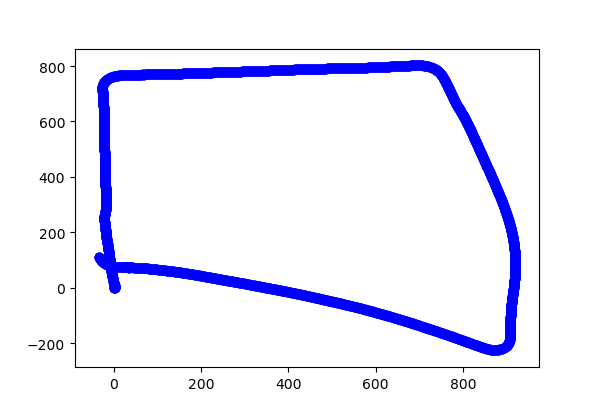
#> input picture docs/1.png, 599 x 413 px, found by its file name
$ python vo_sift.py
#> lines starting #> are read from the running program, lines starting #| are printed output that depends on the picture
import cv2
import numpy as np
import os
import json
import matplotlib.pyplot as plt
import time
from json import JSONEncoder


class NumpyArrayEncoder(JSONEncoder):
    # [152 lines left out: functions default, get_E, estimate_fundamental_matrix, Ransac, extract_features, not called in this run]

def load_poses():
    try:
        with open("./dataset/pose.txt", 'r') as pose_file:
            poses = json.load(pose_file)
    except:
        with open("./dataset/pose.txt", 'w') as pose_file:
            pose_file.write('{}')
        poses = {}

    return poses


def read_image(frame_count):
#> called with frame_count = 1
	filename = "./dataset/processedframes/" + str(frame_count)+".png"
	image = cv2.imread(filename)
#> image is the input picture: shape (413, 599, 3); mean B, G, R 252.3, 238.1, 238.1
	scale_percent = 50
	width = int(image.shape[1]*scale_percent/100)
#> width = 299
	height = int(image.shape[0]*scale_percent/100)
#> height = 206
	dim = (width,height)
#> dim = (299, 206)
	resized = cv2.resize(image,dim,interpolation = cv2.INTER_AREA)
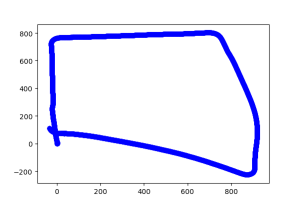
#> resized: shape (206, 299, 3); mean B, G, R 252.3, 238.1, 238.1
	return resized


def estimate_odometry():
	global K

	precalc_poses = load_poses()

	frame_count = 1
	init_point = np.array([0, 0, 0, 1])
	t = np.array([0, 0, 0]).reshape(3,1)
	R = np.eye(3)
	camera_pose = np.eye(4)
	while (frame_count < 3000):
		frame1 = read_image(frame_count)
		frame2 = read_image(frame_count + 1)
		if (frame1 is None) or (frame2 is None) or (cv2.waitKey(1) == 27):
			break
		frame_name = str(frame_count)
		pose = precalc_poses.get(frame_name)

		if pose is None:

			features1, features2 = extract_features(frame1, frame2, frame_name)

			essential_mat, _ = cv2.findEssentialMat(features1[:, :2], features2[:, :2], focal=K[0, 0], pp=(K[0, 2], K[1, 2]), method=cv2.RANSAC, prob=0.999, threshold=0.5)

			_, new_R, new_t, mask = cv2.recoverPose(essential_mat, features1[:, :2], features2[:, :2], K)

			if np.linalg.det(new_R) < 0:
				new_R = -new_R
				new_t = -new_t
			precalc_poses[frame_name] = list(np.column_stack((new_R, new_t)))
			with open("./dataset/pose.txt", 'w') as pose_file:
				json.dump(precalc_poses, pose_file, cls=NumpyArrayEncoder)
		else:
			pose = np.asarray(pose)
			new_R = pose[:, :3]
			new_t = pose[:, 3].reshape(3,1)

		new_pose = np.column_stack((new_R, new_t))
		new_pose = np.vstack((new_pose, np.array([0,0,0,1])))
		camera_pose = camera_pose @ new_pose
		x_coord = camera_pose[0, -1]
		z_coord = camera_pose[2, -1]

		plt.scatter(-x_coord, -z_coord, color='b')
		# plt.axis('equal')
		plt.pause(0.00001)

		# plt.savefig("./docs/plot/"+str(frame_count)+".png", bbox_inches='tight')

		frm = cv2.resize(frame1, (0,0), fx=0.5, fy=0.5)
		cv2.imshow('Frame', frm)
		print("Current Frame: ",frame_count, end = '\r')
		frame_count += 1

	cv2.destroyAllWindows()
	plt.show()

if __name__ == '__main__':

	K = np.array([[3412.34,0,1975.58],[0,3400.2,1524.23],[0,0,1]])

#> (the run stopped early here; a loop or call above may not have finished)
